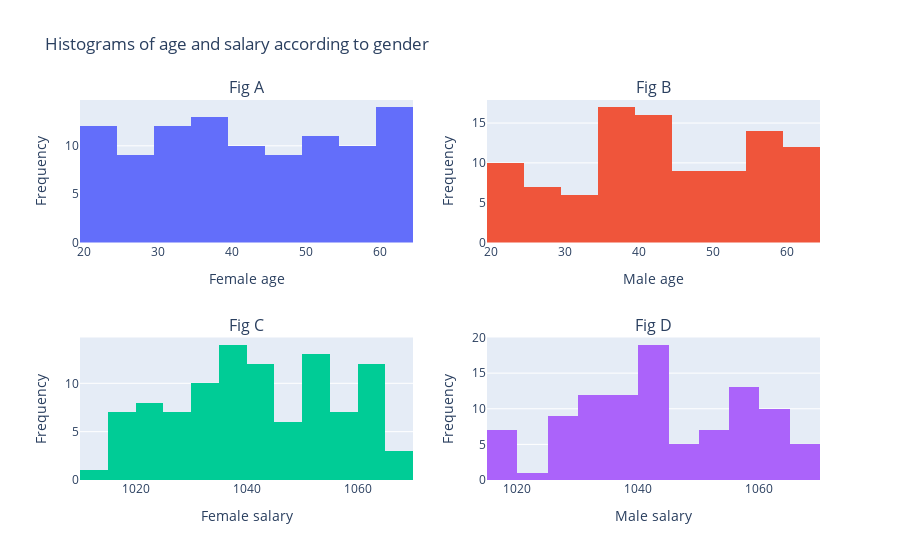

Source (notebook cell):
### Markdown cell above
## Customizing axes

### Code cell
trace0 = go.Histogram(x = female_age)
trace1 = go.Histogram(x = male_age)
trace2 = go.Histogram(x = female_salary)
trace3 = go.Histogram(x = male_salary)

fig = subplots.make_subplots(rows = 2,
                         cols = 2,
                         subplot_titles = ("Fig A", "Fig B", "Fig C", "Fig D"))

fig.append_trace(trace0, 1, 1)
fig.append_trace(trace1, 1, 2)
fig.append_trace(trace2, 2, 1)
fig.append_trace(trace3, 2, 2)

fig.layout["xaxis1"].update(title = "Female age")
fig.layout["xaxis2"].update(title = "Male age")
fig.layout["xaxis3"].update(title = "Female salary")
fig.layout["xaxis4"].update(title = "Male salary")

fig.layout["yaxis1"].update(title = "Frequency")
fig.layout["yaxis2"].update(title = "Frequency")
fig.layout["yaxis3"].update(title = "Frequency")
fig.layout["yaxis4"].update(title = "Frequency")

fig.layout.update(title = "Histograms of age and salary according to gender",
                 showlegend = False)

pio.show(fig)

### Figure 1 — Plotly figure (JSON) as saved in the notebook; plotly's stock layout.template omitted (floating-point values rounded to 4 significant figures)
{"data": [{"type": "histogram", "x": [39, 58, 32, 44, 35, 43, 61, 46, 50, 63, 50, 64, 46, 48, 25, 36, 29, 32, 57, 54, 58, 23, 59, 31, 20, 61, 31, 36, 23, 22, 39, 32, 21, 31, 63, 37, 34, 27, 62, 63, 48, 37, 43, 33, 52, 32, 25, 51, 57, 51, 45, 40, 36, 61, 28, 64, 26, 42, 64, 46, 39, 38, 41, 54, 57, 58, 27, 56, 23, 25, 35, 54, 30, 48, 24, 38, 59, 45, 63, 34, 43, 40, 61, 20, 54, 46, 53, 41, 27, 24, 59, 37, 20, 41, 61, 61, 21, 34, 23, 50], "xaxis": "x", "yaxis": "y"}, {"type": "histogram", "x": [32, 29, 39, 46, 52, 24, 56, 20, 42, 40, 28, 64, 44, 50, 61, 35, 28, 22, 36, 63, 22, 35, 23, 54, 56, 44, 53, 62, 22, 43, 40, 55, 38, 32, 25, 37, 36, 28, 31, 35, 40, 36, 20, 52, 39, 39, 47, 43, 61, 55, 56, 40, 48, 21, 31, 37, 50, 58, 54, 45, 59, 44, 32, 32, 52, 28, 43, 45, 41, 42, 39, 61, 56, 59, 59, 37, 59, 38, 57, 54, 43, 58, 28, 37, 61, 39, 63, 64, 55, 62, 40, 46, 45, 63, 43, 22, 60, 21, 45, 47], "xaxis": "x2", "yaxis": "y2"}, {"type": "histogram", "x": [1042.0, 1055.0, 1041.0, 1038.0, 1042.0, 1052.0, 1059.0, 1043.0, 1045.0, 1066.0, 1044.0, 1062.0, 1036.0, 1045.0, 1023.0, 1035.0, 1032.0, 1042.0, 1057.0, 1052.0, 1049.0, 1014.0, 1062.0, 1021.0, 1018.0, 1051.0, 1029.0, 1033.0, 1025.0, 1020.0, 1029.0, 1030.0, 1015.0, 1032.0, 1069.0, 1037.0, 1034.0, 1018.0, 1060.0, 1067.0, 1056.0, 1038.0, 1040.0, 1036.0, 1061.0, 1026.0, 1033.0, 1052.0, 1062.0, 1051.0, 1047.0, 1037.0, 1028.0, 1062.0, 1033.0, 1054.0, 1017.0, 1051.0, 1062.0, 1045.0, 1045.0, 1039.0, 1049.0, 1051.0, 1056.0, 1065.0, 1019.0, 1063.0, 1029.0, 1025.0, 1033.0, 1045.0, 1023.0, 1042.0, 1016.0, 1046.0, 1061.0, 1053.0, 1062.0, 1026.0, 1037.0, 1044.0, 1061.0, 1020.0, 1059.0, 1054.0, 1047.0, 1037.0, 1037.0, 1031.0, 1051.0, 1034.0, 1021.0, 1039.0, 1052.0, 1054.0, 1020.0, 1040.0, 1022.0, 1056.0], "xaxis": "x3", "yaxis": "y3"}, {"type": "histogram", "x": [1030.0, 1039.0, 1033.0, 1038.0, 1062.0, 1020.0, 1053.0, 1030.0, 1042.0, 1046.0, 1035.0, 1068.0, 1035.0, 1041.0, 1053.0, 1041.0, 1036.0, 1026.0, 1027.0, 1064.0, 1019.0, 1038.0, 1016.0, 1061.0, 1055.0, 1054.0, 1054.0, 1066.0, 1031.0, 1044.0, 1033.0, 1055.0, 1042.0, 1030.0, 1019.0, 1043.0, 1037.0, 1034.0, 1033.0, 1027.0, 1030.0, 1026.0, 1019.0, 1062.0, 1042.0, 1035.0, 1040.0, 1037.0, 1069.0, 1064.0, 1057.0, 1048.0, 1041.0, 1029.0, 1028.0, 1044.0, 1056.0, 1055.0, 1061.0, 1042.0, 1062.0, 1038.0, 1028.0, 1022.0, 1046.0, 1033.0, 1038.0, 1043.0, 1041.0, 1043.0, 1039.0, 1066.0, 1053.0, 1059.0, 1056.0, 1044.0, 1060.0, 1036.0, 1054.0, 1056.0, 1042.0, 1068.0, 1037.0, 1034.0, 1058.0, 1041.0, 1061.0, 1063.0, 1055.0, 1057.0, 1033.0, 1041.0, 1043.0, 1060.0, 1046.0, 1016.0, 1059.0, 1017.0, 1046.0, 1056.0], "xaxis": "x4", "yaxis": "y4"}], "layout": {"annotations": [{"font": {"size": 16}, "showarrow": false, "text": "Fig A", "x": 0.225, "xanchor": "center", "xref": "paper", "y": 1, "yanchor": "bottom", "yref": "paper"}, {"font": {"size": 16}, "showarrow": false, "text": "Fig B", "x": 0.775, "xanchor": "center", "xref": "paper", "y": 1, "yanchor": "bottom", "yref": "paper"}, {"font": {"size": 16}, "showarrow": false, "text": "Fig C", "x": 0.225, "xanchor": "center", "xref": "paper", "y": 0.375, "yanchor": "bottom", "yref": "paper"}, {"font": {"size": 16}, "showarrow": false, "text": "Fig D", "x": 0.775, "xanchor": "center", "xref": "paper", "y": 0.375, "yanchor": "bottom", "yref": "paper"}], "autosize": true, "showlegend": false, "title": {"text": "Histograms of age and salary according to gender"}, "xaxis": {"anchor": "y", "autorange": true, "domain": [0, 0.45], "range": [19.5, 64.5], "title": {"text": "Female age"}, "type": "linear"}, "xaxis2": {"anchor": "y2", "autorange": true, "domain": [0.55, 1], "range": [19.5, 64.5], "title": {"text": "Male age"}, "type": "linear"}, "xaxis3": {"anchor": "y3", "autorange": true, "domain": [0, 0.45], "range": [1010, 1070], "title": {"text": "Female salary"}, "type": "linear"}, "xaxis4": {"anchor": "y4", "autorange": true, "domain": [0.55, 1], "range": [1015, 1070], "title": {"text": "Male salary"}, "type": "linear"}, "yaxis": {"anchor": "x", "autorange": true, "domain": [0.625, 1], "range": [0, 14.74], "title": {"text": "Frequency"}}, "yaxis2": {"anchor": "x2", "autorange": true, "domain": [0.625, 1], "range": [0, 17.89], "title": {"text": "Frequency"}}, "yaxis3": {"anchor": "x3", "autorange": true, "domain": [0, 0.375], "range": [0, 14.74], "title": {"text": "Frequency"}}, "yaxis4": {"anchor": "x4", "autorange": true, "domain": [0, 0.375], "range": [0, 20], "title": {"text": "Frequency"}}}}
